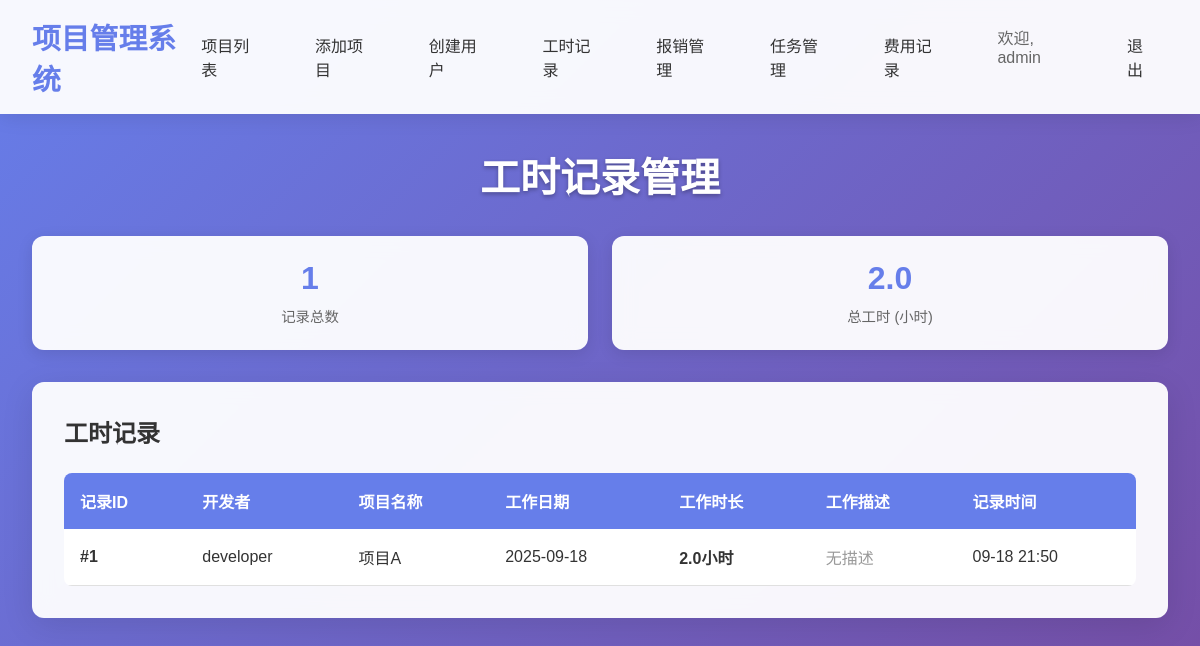
/worklogs (signed in), run on an earlier commit of the app's database.
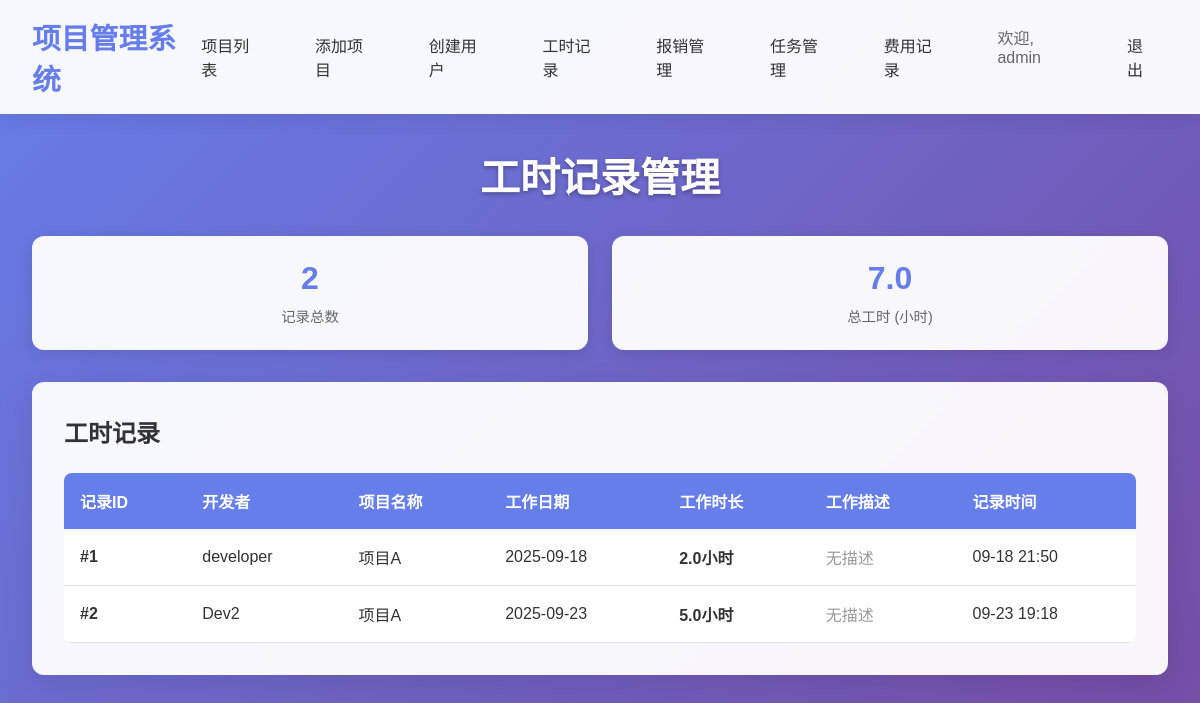
And on a later commit of the database.
### models.py (models this page shows, shortened)
class WorkLog(db.Model):
    __tablename__ = "work_logs"
    id = db.Column(db.Integer, primary_key=True, autoincrement=True)
    user_id = db.Column(db.Integer, db.ForeignKey('users.id'), nullable=False)
    project_id = db.Column(db.Integer, db.ForeignKey('projects.id'), nullable=False)
    date = db.Column(db.Date, nullable=False)
    hours = db.Column(db.Float, nullable=False)
    description = db.Column(db.Text)
    created_at = db.Column(db.DateTime, default=datetime.utcnow)
    user = db.relationship('User', backref=db.backref('work_logs', lazy=True))
    project = db.relationship('Project', backref=db.backref('work_logs', lazy=True))

class User(UserMixin, db.Model):
    __tablename__ = "users"
    id = db.Column(db.Integer, primary_key=True, autoincrement=True)
    username = db.Column(db.String(80), unique=True, nullable=False)
    password_hash = db.Column(db.String(120), nullable=False)
    role = db.Column(db.String(20), nullable=False)  # 'admin', 'developer'
    created_at = db.Column(db.DateTime, default=datetime.utcnow)
    def is_admin(self):
        return self.role == 'admin'
    def is_developer(self):
        return self.role == 'developer'

class Project(db.Model):
    __tablename__ = "projects"
    id = db.Column(db.Integer, primary_key=True, autoincrement=True)
    name = db.Column(db.String(200), nullable=False)
    manager = db.Column(db.String(100), nullable=False)
    start_date = db.Column(db.Date, nullable=True)
    planned_end_date = db.Column(db.Date, nullable=True)
    contract_signing_date = db.Column(db.Date, nullable=True)  # 合同签订日期
    estimated_hours = db.Column(db.Float, nullable=True)  # 预计开发工时
    contract_amount = db.Column(db.Numeric(14, 2), nullable=True)
    status = db.Column(db.String(20), nullable=False, default='启动中')  # 项目状态
    payment_method = db.Column(db.String(50), nullable=True)  # 付款方式
    acceptance_date = db.Column(db.Date, nullable=True)  # 验收日期
    settlement_date = db.Column(db.Date, nullable=True)  # 结算日期
    invoice_issued = db.Column(db.Boolean, default=False)  # 发票是否开具
    invoice_date = db.Column(db.Date, nullable=True)  # 发票日期
    contract_amount_with_tax = db.Column(db.Numeric(14, 2), nullable=True)  # 合同金额含税
    contract_amount_without_tax = db.Column(db.Numeric(14, 2), nullable=True)  # 合同金额不含税
    payment_received = db.Column(db.Numeric(14, 2), nullable=True)  # 回款金额
    remaining_amount = db.Column(db.Numeric(14, 2), nullable=True)  # 剩余金额
    project_type = db.Column(db.String(50), nullable=True)  # 项目类型
    customer_name = db.Column(db.String(200), nullable=True)  # 客户名称
    created_at = db.Column(db.DateTime, default=datetime.utcnow)
    STATUS_CHOICES = [
        ('启动中', '启动中'),
        ('进行中', '进行中'),
        ('暂停', '暂停'),
        ('验收中', '验收中'),
        ('验收待回款', '验收待回款'),
        ('结算', '结算'),
        ('关闭', '关闭')
    ]
    PAYMENT_METHOD_CHOICES = [
        ('验收后全款', '验收后全款'),
        ('分阶段', '分阶段'),
        ('预付初版', '预付初版'),
        ('预付终版', '预付终版'),
        ('待填写', '待填写')
    ]
    PROJECT_TYPE_CHOICES = [
        ('物流仿真', '物流仿真'),
        ('机器人仿真', '机器人仿真'),
        ('工艺规划', '工艺规划'),
        ('物流规划', '物流规划'),
        ('动画', '动画'),
        ('激光扫描', '激光扫描'),
        ('数字孪生', '数字孪生')
    ]

### app.py (the view)
@app.route("/worklogs")
@login_required
def worklog_list():
    if current_user.is_admin():
        worklogs = WorkLog.query.all()
    elif current_user.is_developer():
        worklogs = WorkLog.query.filter_by(user_id=current_user.id).all()
    else:
        flash("权限不足")
        return redirect(url_for("index"))
    return render_template("worklog_list.html", worklogs=worklogs)

### app.py (called while the page is built)
@login_manager.user_loader
def load_user(user_id):
    return User.query.get(int(user_id))

### templates/worklog_list.html (shortened to what this page needs)
{% extends "base.html" %}
{% block content %}
<h1 class="page-title">
    {% if current_user.is_admin() %}
        工时记录管理
    {% else %}
        我的工时记录
    {% endif %}
</h1>
<div class="stats-grid">
    <div class="stat-card">
        <div class="stat-number">{{ worklogs|length }}</div>
        <div class="stat-label">记录总数</div>
    </div>
    <div class="stat-card">
        <div class="stat-number">
            {% set total_hours = worklogs|sum(attribute='hours') or 0 %}
            {{ "%.1f"|format(total_hours) }}
        </div>
        <div class="stat-label">总工时 (小时)</div>
    </div>
</div>
<div class="card">
    <div style="display: flex; justify-content: space-between; align-items: center; margin-bottom: 1.5rem;">
        <h2 style="margin: 0; color: #333;">工时记录</h2>
    </div>
    {% if worklogs %}
    <div class="table-container">
        <table class="project-table">
            <thead>
                <tr>
                    <th>记录ID</th>
                    {% if current_user.is_admin() %}
                        <th>开发者</th>
                    {% endif %}
                    <th>项目名称</th>
                    <th>工作日期</th>
                    <th>工作时长</th>
                    <th>工作描述</th>
                    <th>记录时间</th>
                </tr>
            </thead>
            <tbody>
                {% for log in worklogs %}
                <tr>
                    <td><strong>#{{ log.id }}</strong></td>
                    {% if current_user.is_admin() %}
                        <td>{{ log.user.username }}</td>
                    {% endif %}
                    <td>{{ log.project.name }}</td>
                    <td>{{ log.date.strftime('%Y-%m-%d') }}</td>
                    <td><strong>{{ log.hours }}小时</strong></td>
                    <td>
                        {% if log.description %}
                            {{ log.description[:50] }}
                            {% if log.description|length > 50 %}...{% endif %}
                        {% else %}
                            <span style="color: #999;">无描述</span>
                        {% endif %}
                    </td>
                    <td>{{ log.created_at.strftime('%m-%d %H:%M') }}</td>
                </tr>
                {% endfor %}
            </tbody>
        </table>
    </div>
    {% endif %}
</div>
{% endblock %}

What changed in the data, as far as the page shows it:
added WorkLog: id "2", user.username "Dev2", project.name "项目A", date "2025-09-23", hours "5.0", description "无描述", created_at "09-23 19:18"
Also different on the page:
{{ worklogs|length }}: "1" → "2"
{{ "%.1f"|format(total_hours) }}: "2.0" → "7.0"
